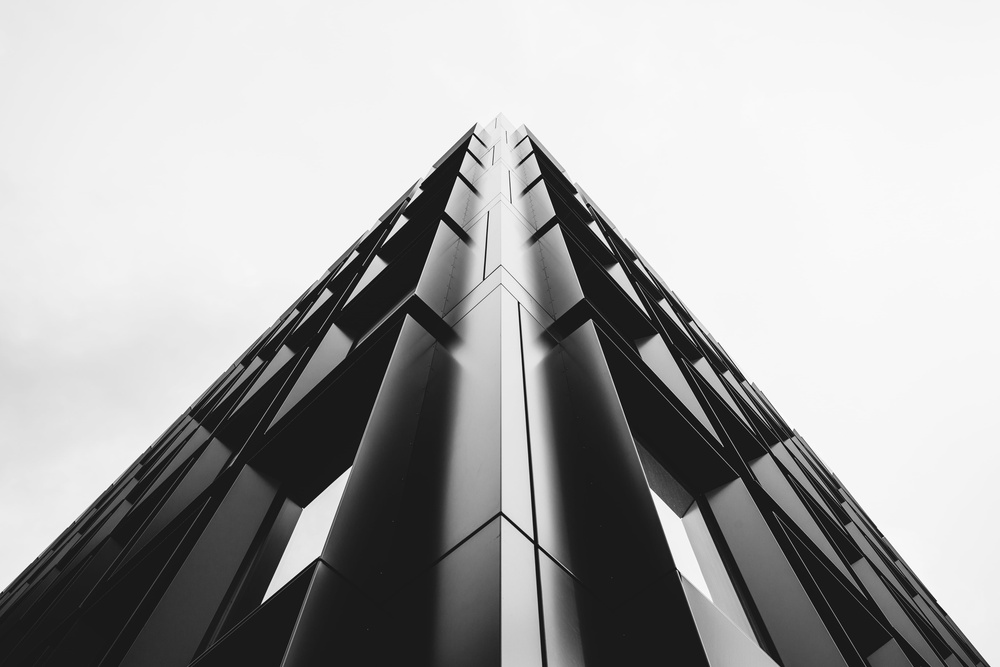
#> input picture Log-Transformation/log-transformation.jpg, 1000 x 667 px, shrunk from 5241 x 3494 before the run
$ python log-transformation.py
#> lines starting #> are read from the running program, lines starting #| are printed output that depends on the picture
import cv2 as cv
import numpy as np

img = cv.imread('log-transformation.jpg', cv.IMREAD_GRAYSCALE)
#> img is the input picture: shape (667, 1000); min 0, max 255, mean 168.4
c = 255.0 / np.log(np.max(img) + 1)
#> c = 45.99
'''
C' değeri, kullanılan bit boyutuna karşılık gelen maksimum
çıkış değerini elde edecek şekilde seçilir.
'''
new_image = c * (np.log(1 + img))
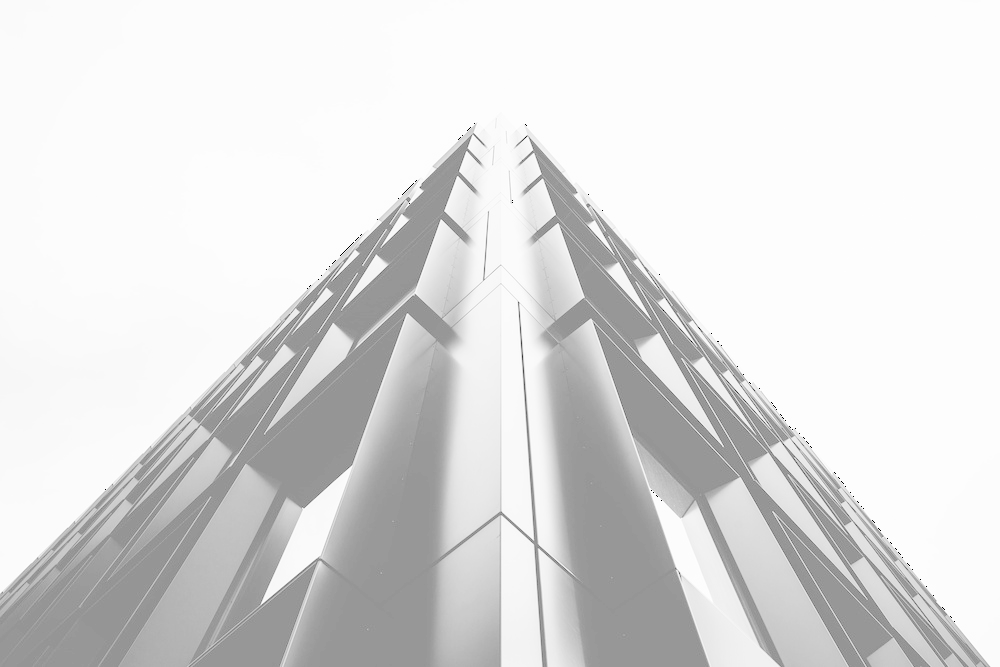
#> new_image: shape (667, 1000) float16; 0.02% of the values are NaN or infinite; the others: min 0, max 255, mean 222.2; drawn with min black, max white, NaN and infinite black
'''Logaritmik Dönüşüm yapılır.'''
new_image = np.array(new_image, dtype = np.uint8)
'''Görüntüyü 8-bitlik veri türüne dönüştürür. Böylece elde edilen görüntü
0-255 arasındaki pixel değerlerini alabilir.
'''

cv.imshow('original image',img)
cv.imshow('new image',new_image)

cv.waitKey(0)
